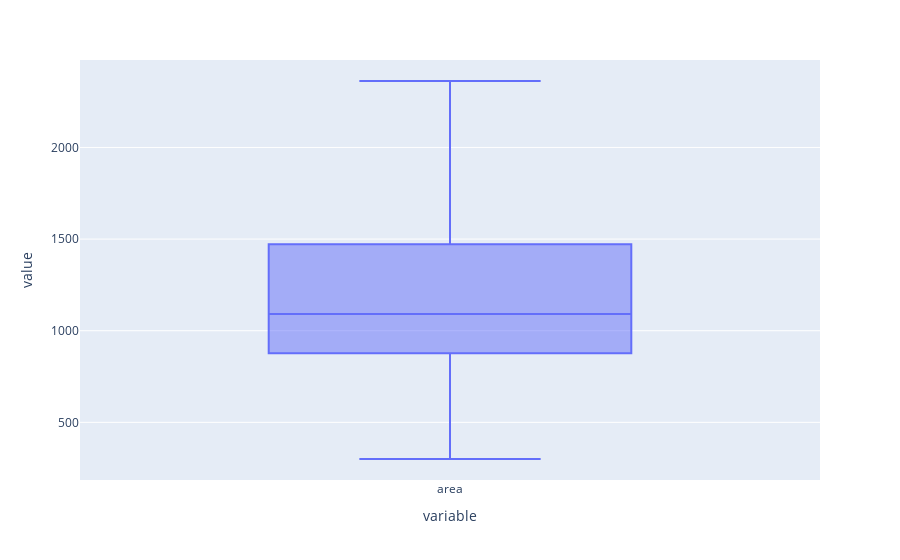

Write notebook code for a chart like this one.
### Code cell
px.box(data['area'])

### Figure 1 — Plotly figure (JSON) as saved in the notebook; plotly's stock layout.template omitted (floating-point values rounded to 4 significant figures; data arrays with more than 128 entries replaced by an {"elided": "..."} marker saying what was removed)
{"data": [{"alignmentgroup": "True", "hovertemplate": "variable=%{x}<br>value=%{y}<extra></extra>", "legendgroup": "", "marker": {"color": "#636efa"}, "name": "", "notched": false, "offsetgroup": "", "orientation": "v", "showlegend": false, "type": "box", "x": {"elided": "2620 str values"}, "x0": " ", "xaxis": "x", "y": {"elided": "2620 float values"}, "y0": " ", "yaxis": "y"}], "layout": {"autosize": true, "boxmode": "group", "legend": {"tracegroupgap": 0}, "margin": {"t": 60}, "xaxis": {"anchor": "y", "autorange": true, "domain": [0, 1], "range": [-0.5, 0.5], "title": {"text": "variable"}, "type": "category"}, "yaxis": {"anchor": "x", "autorange": true, "domain": [0, 1], "range": [185.4, 2477.0], "title": {"text": "value"}, "type": "linear"}}}
